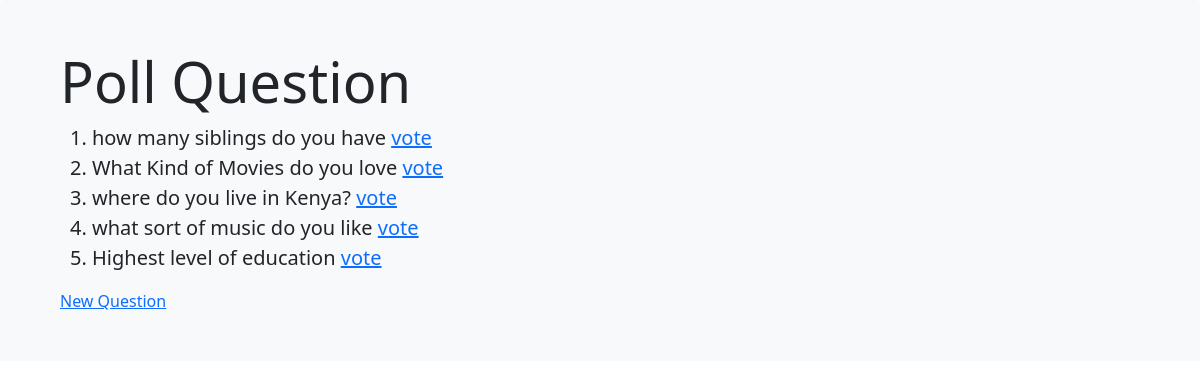
Screenshot of /polls/ with the database file from the repository.
### polls/models.py (models this page shows, shortened)
class Question(models.Model):
    question_text = models.CharField(max_length=200)
    pub_date = models.DateTimeField(default=timezone.now)
    def __str__(self):
        return self.question_text

### polls/views.py (the view)
# urls.py: path('',views.Index.as_view(),name="index"),
class Index(ListView):
    template_name = "polls/index.html"
    context_object_name = 'latest_question_list'
    def get_queryset(self):
        return Question.objects.order_by('-pub_date')[:5]

### polls/templates/polls/index.html (shortened to what this page needs)
<!DOCTYPE html>
<html lang="en">
<head>
    <link href="https://cdn.jsdelivr.net/npm/bootstrap@5.0.2/dist/css/bootstrap.min.css" rel="stylesheet"
>
</head>
<body>
    <div class="p-5 rounded bg-light">
        <div class="container">
            <h1 class="display-4">Poll Question</h1>
            {% if latest_question_list %}
            <ol>
                {% for question in latest_question_list %}
                <li class="lead">{{ question }} <span><a href="{% url 'polls:detail' question.id %}">vote</a></span>
                </li>
                {% endfor %}
            </ol>
            {% else %}
            <p>No polls are available</p>
            {% endif%}
            <a href="{% url 'polls:create' %}">New Question</a>
        </div>
    </div>
</body>
</html>

### rows the page displays
Question: question_text "how many siblings do you have"
Question: question_text "What Kind of Movies do you love"
Question: question_text "where do you live in Kenya?"
Question: question_text "what sort of music do you like"
Question: question_text "Highest level of education"
